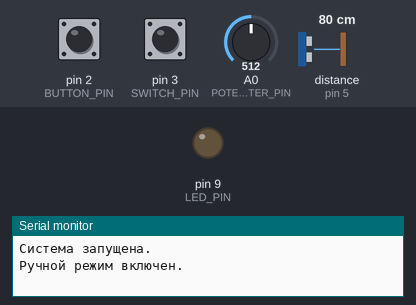
A program run on a simulated Arduino Mega 2560, built with avr-gcc and run on an emulated ATmega2560. Shown: output pins drawn as LEDs (lit = HIGH), the last lines printed to the serial monitor. Dashed ring = blinking. The test bench sets the inputs (shaded band); at power-on: pin 3 (SWITCH_PIN) HIGH, A0 (POTENTIOMETER_PIN) = 512, pin 2 (BUTTON_PIN) HIGH, distance to the obstacle (sensor on pin 5) 80 cm. The echo pulse lasts 58.3 µs per cm; pins used as bus, display or sensor lines are not drawn.

Above: at 1.2 s.
1.3 s: pin 3 (SWITCH_PIN) pulled LOW for 0.15 s
At 2.2 s:
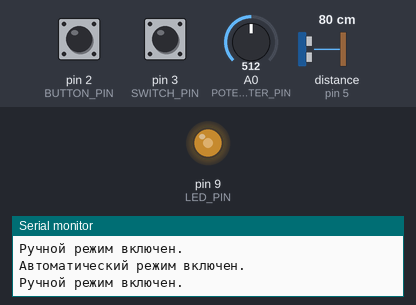
2.9 s: A0 (POTENTIOMETER_PIN) set to 716
At 4.1 s:
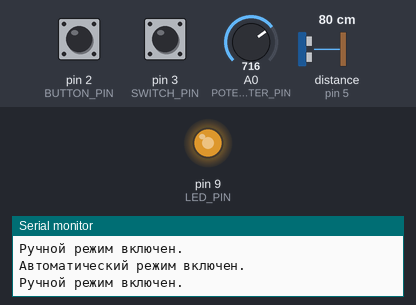
4.4 s: A0 (POTENTIOMETER_PIN) set to 900
At 5.3 s:
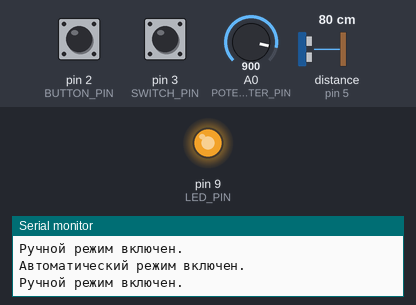
5.9 s: A0 (POTENTIOMETER_PIN) set to 190
At 6.5 s:
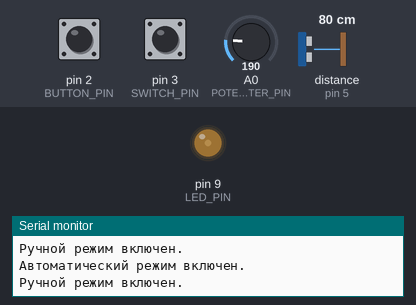
7.4 s: pin 2 (BUTTON_PIN) pulled LOW for 1 s
At 7.7 s:
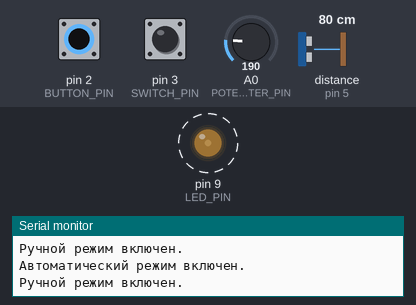
9.9 s: pin 2 (BUTTON_PIN) pulled LOW for 0.15 s
At 10.7 s:
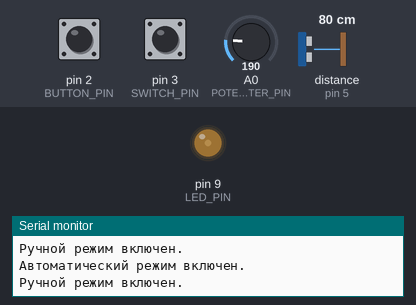
Timing chart, 0 to 12.5 s (numbered marks = the images above; inputs shaded):
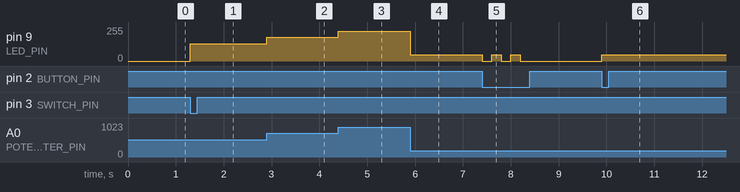

Measured:
- after the input at 1.3 s, pin 9 (LED_PIN): 0/255 → 128/255 at once
- after the input at 2.9 s, pin 9 (LED_PIN): 128/255 → 179/255 at once
- after the input at 4.4 s, pin 9 (LED_PIN): 179/255 → 225/255 at once
- after the input at 5.9 s, pin 9 (LED_PIN): 225/255 → 47/255 at once
- after the input at 7.4 s, pin 9 (LED_PIN): alternates 47/255 for 0.20 s and 0/255 for 0.20 s, 5 changes in all, then stays 0/255, starting at once
- after the input at 9.9 s, pin 9 (LED_PIN): 0/255 → 47/255 at once

The program:

main.cpp
```cpp
// Подключаем необходимые компоненты
const int LED_PIN = 9;                // Пин светодиода
const int BUTTON_PIN = 2;             // Пин кнопки
const int SWITCH_PIN = 3;             // Пин переключателя
const int POTENTIOMETER_PIN = A0;     // Пин переменного резистора
const int TRIG_PIN = 4;               // Пин триггера ультразвукового датчика
const int ECHO_PIN = 5;               // Пин эхо ультразвукового датчика

// Переменные для отслеживания состояния системы
bool manualMode;                      // Режим работы: true - ручной, false - автоматический
bool ledState = false;                // Состояние светодиода
long distance;                        // Расстояние, измеренное датчиком
unsigned long lastButtonPress = 0;    // Время последнего нажатия кнопки

void setup() {
  Serial.begin(9600);                 // Настройка монитора порта
  pinMode(LED_PIN, OUTPUT);
  pinMode(BUTTON_PIN, INPUT_PULLUP);
  pinMode(SWITCH_PIN, INPUT_PULLUP);
  pinMode(TRIG_PIN, OUTPUT);
  pinMode(ECHO_PIN, INPUT);

  manualMode = digitalRead(SWITCH_PIN) == HIGH;  // Считываем начальный режим
  Serial.println("Система запущена.");
  displayMode();
}

void loop() {
  // Чтение значения потенциометра для регулировки яркости
  int brightness = analogRead(POTENTIOMETER_PIN) / 4;
  analogWrite(LED_PIN, ledState ? brightness : 0);

  // Проверка состояния переключателя для смены режима
  bool switchState = digitalRead(SWITCH_PIN);
  if (switchState != manualMode) {
    manualMode = switchState;
    displayMode();
  }

  if (manualMode) {
    // Ручной режим: реагируем на кнопку
    if (digitalRead(BUTTON_PIN) == LOW && millis() - lastButtonPress > 200) {
      ledState = !ledState;
      lastButtonPress = millis();
    }
  } else {
    // Автоматический режим: реагируем на ультразвуковой датчик
    distance = getDistance();
    ledState = (distance <= 200);
  }
}

// Функция для отображения режима в мониторе порта
void displayMode() {
  if (manualMode) {
    Serial.println("Ручной режим включен.");
  } else {
    Serial.println("Автоматический режим включен.");
  }
}

// Функция для получения расстояния от ультразвукового датчика
long getDistance() {
  digitalWrite(TRIG_PIN, LOW);
  delayMicroseconds(2);
  digitalWrite(TRIG_PIN, HIGH);
  delayMicroseconds(10);
  digitalWrite(TRIG_PIN, LOW);

  long duration = pulseIn(ECHO_PIN, HIGH);
  long distanceCm = duration * 0.034 / 2;
  return distanceCm;
}
```
